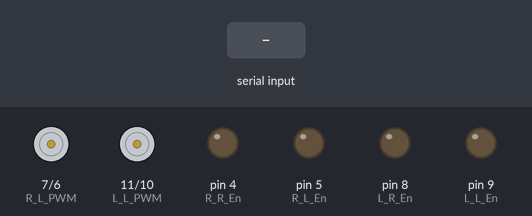
Simulated run of this sketch. Board: Arduino Uno, built with avr-gcc and run on an emulated ATmega328P. Parts: motor-driver pin pairs drawn as motors (green arrow = first pin HIGH = forward, orange = second pin HIGH = backward, longer = more drive), output pins drawn as LEDs (lit = HIGH). The test bench sets the inputs (shaded band).

Above: at 1.2 s.
1.3 s: "F" received over Serial
At 2.0 s:
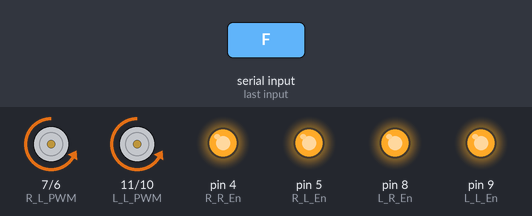
2.8 s: "B" received over Serial
At 3.2 s:
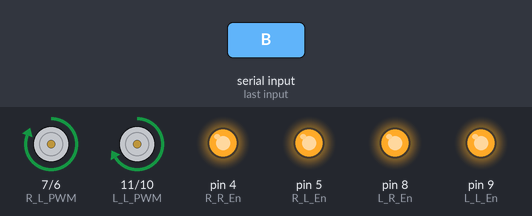
4.3 s: "R" received over Serial
At 5.5 s:
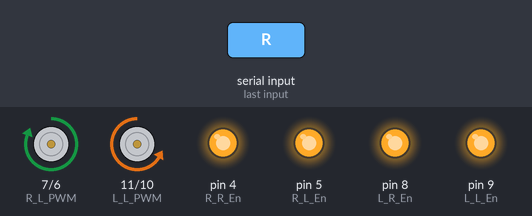
5.8 s: "L" received over Serial
At 6.6 s:
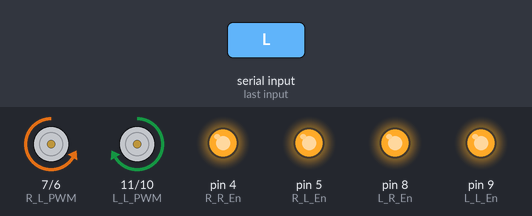
7.3 s: "I" received over Serial
At 7.8 s:
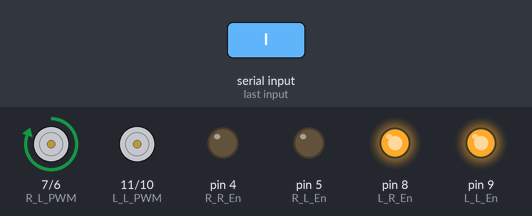
8.8 s: "G" received over Serial
At 10.1 s:
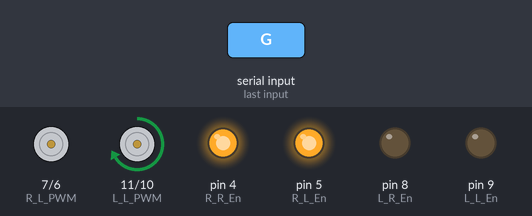
Timing chart, 0 to 11.3 s (numbered marks = the images above; inputs shaded):
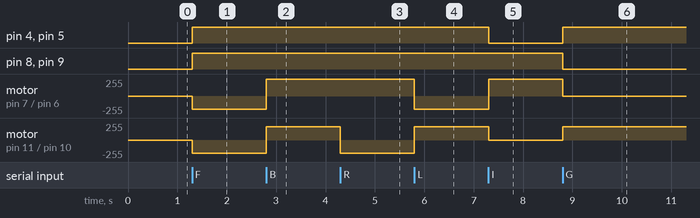

The sketch:

Code_for_E_Wheelchair.ino
```cpp
////////////////////////////////////////////////   Smart_E_Wheel_Chair    //////////////////////////////////////////////////
char data = 'S';

// for right motor
#define R_R_En 4
#define R_L_En 5
#define R_R_PWM 6 //forward PWM
#define R_L_PWM 7 //reverse PWM

// for left motor
#define L_R_En 8
#define L_L_En 9
#define L_R_PWM 10 //forward PWM
#define L_L_PWM 11 //reverse PWM


void setup() {

  pinMode(R_R_En, OUTPUT);
  pinMode(R_L_En, OUTPUT);
  pinMode(R_R_PWM, OUTPUT);
  pinMode(R_L_PWM, OUTPUT);

  pinMode(L_R_En, OUTPUT);
  pinMode(L_L_En, OUTPUT);
  pinMode(L_R_PWM, OUTPUT);
  pinMode(L_L_PWM, OUTPUT);

  Serial.begin(9600);
}

//motor_controlling_function

void forward( int a, int b)
{

  digitalWrite(R_R_En, HIGH);
  digitalWrite(R_L_En, HIGH);
  digitalWrite(L_R_En, HIGH);
  digitalWrite(L_L_En, HIGH);


  analogWrite(R_R_PWM, a );
  analogWrite(R_L_PWM, 0 );


  analogWrite(L_R_PWM, b );
  analogWrite(L_L_PWM, 0 );

}

void backward( int a, int b)
{

  digitalWrite(R_R_En, HIGH);
  digitalWrite(R_L_En, HIGH);
  digitalWrite(L_R_En, HIGH);
  digitalWrite(L_L_En, HIGH);


  analogWrite(R_R_PWM, 0 );
  analogWrite(R_L_PWM, a );


  analogWrite(L_R_PWM, 0 );
  analogWrite(L_L_PWM, b );
}

void left( int a, int b)
{

  digitalWrite(R_R_En, HIGH);
  digitalWrite(R_L_En, HIGH);
  digitalWrite(L_R_En, HIGH);
  digitalWrite(L_L_En, HIGH);


  analogWrite(R_R_PWM, a );
  analogWrite(R_L_PWM, 0 );


  analogWrite(L_R_PWM, 0 );
  analogWrite(L_L_PWM, b );
}

void left_forward( int a, int b)
{

  digitalWrite(R_R_En, HIGH);
  digitalWrite(R_L_En, HIGH);
  digitalWrite(L_R_En, LOW);
  digitalWrite(L_L_En, LOW);


  analogWrite(R_R_PWM, a );
  analogWrite(R_L_PWM, 0 );


  analogWrite(L_R_PWM, 0 );
  analogWrite(L_L_PWM, b );
}

void left_backward( int a, int b)
{

  digitalWrite(R_R_En, HIGH);
  digitalWrite(R_L_En, HIGH);
  digitalWrite(L_R_En, LOW);
  digitalWrite(L_L_En, LOW);


  analogWrite(R_R_PWM, 0 );
  analogWrite(R_L_PWM, a );


  analogWrite(L_R_PWM, 0 );
  analogWrite(L_L_PWM, b );
}

void right( int a, int b)
{
  digitalWrite(R_R_En, HIGH);
  digitalWrite(R_L_En, HIGH);
  digitalWrite(L_R_En, HIGH);
  digitalWrite(L_L_En, HIGH);


  analogWrite(R_R_PWM, 0 );
  analogWrite(R_L_PWM, a );


  analogWrite(L_R_PWM, b );
  analogWrite(L_L_PWM, 0 );
}

void right_forward( int a, int b)
{
  digitalWrite(R_R_En, LOW);
  digitalWrite(R_L_En, LOW);
  digitalWrite(L_R_En, HIGH);
  digitalWrite(L_L_En, HIGH);


  analogWrite(R_R_PWM, 0 );
  analogWrite(R_L_PWM, a );


  analogWrite(L_R_PWM, b );
  analogWrite(L_L_PWM, 0 );
}

void right_backward( int a, int b)
{
  digitalWrite(R_R_En, LOW);
  digitalWrite(R_L_En, LOW);
  digitalWrite(L_R_En, HIGH);
  digitalWrite(L_L_En, HIGH);


  analogWrite(R_R_PWM, 0 );
  analogWrite(R_L_PWM, a );


  analogWrite(L_R_PWM, 0 );
  analogWrite(L_L_PWM, b );
}


void stop()
{
  digitalWrite(R_R_En, LOW);
  digitalWrite(R_L_En, LOW);
  digitalWrite(L_R_En, LOW);
  digitalWrite(L_L_En, LOW);


  analogWrite(R_R_PWM, 0 );
  analogWrite(R_L_PWM, 0 );


  analogWrite(L_R_PWM, 0 );
  analogWrite(L_L_PWM, 0 );

}


void loop() {

  if (Serial.available() > 0)

  { data = Serial.read();
    if (data == 'F') {
      forward(200, 200); //change the speed according to your comfort
    }
    else if (data == 'B') {
      backward(200, 200); //change the speed according to your comfort
    }
    else if (data == 'R') {
      right(200, 200); //change the speed according to your comfort
    }
    else if (data == 'L') {
      left(200, 200); //change the speed according to your comfort
    }

    //can be ignored

    else if (data == 'I') {
      right_forward(200, 0); //change the speed according to your comfort except 0
    }

    //can be ignored

    else if (data == 'G') {
      left_forward(0, 200); //change the speed according to your comfort except 0
    }

    //can be ignored

    else if (data == 'J') {
      right_backward(200, 0); //change the speed according to your comfort except 0
    }

    //can be ignored

    else if (data == 'H') {
      left_backward(0, 200); //change the speed according to your comfort except 0
    }
    else if (data == 'S') {
      stop();
    }
  }

}
```

Measured:
- after the input at 1.3 s, pin 4 (R_R_En), pin 5 (R_L_En), pin 8 (L_R_En), pin 9 (L_L_En): LOW → HIGH at once; motor on pin 7 (R_L_PWM) / pin 6 (R_R_PWM), motor on pin 11 (L_L_PWM) / pin 10 (L_R_PWM): stopped → backward 200/255 at once
- after the input at 2.8 s, motor on pin 7 (R_L_PWM) / pin 6 (R_R_PWM): backward 200/255 → forward 255/255 at once; motor on pin 11 (L_L_PWM) / pin 10 (L_R_PWM): backward 200/255 → forward 200/255 at once
- after the input at 4.3 s, motor on pin 11 (L_L_PWM) / pin 10 (L_R_PWM): forward 200/255 → backward 200/255 at once
- after the input at 5.8 s, motor on pin 7 (R_L_PWM) / pin 6 (R_R_PWM): forward 255/255 → backward 200/255 at once; motor on pin 11 (L_L_PWM) / pin 10 (L_R_PWM): backward 200/255 → forward 200/255 at once
- after the input at 7.3 s, pin 4 (R_R_En), pin 5 (R_L_En): HIGH → LOW at once; motor on pin 7 (R_L_PWM) / pin 6 (R_R_PWM): backward 200/255 → forward 255/255 at once; motor on pin 11 (L_L_PWM) / pin 10 (L_R_PWM): forward 200/255 → stopped at once
- after the input at 8.8 s, pin 4 (R_R_En), pin 5 (R_L_En): LOW → HIGH at once; pin 8 (L_R_En), pin 9 (L_L_En): HIGH → LOW at once; motor on pin 7 (R_L_PWM) / pin 6 (R_R_PWM): forward 255/255 → stopped at once; motor on pin 11 (L_L_PWM) / pin 10 (L_R_PWM): stopped → forward 200/255 at once
